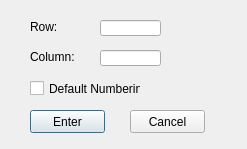
<?xml version="1.0" encoding="UTF-8"?>
<ui version="4.0">
 <class>newlayout</class>
 <widget class="QDialog" name="newlayout">
  <property name="geometry">
   <rect>
    <x>0</x>
    <y>0</y>
    <width>247</width>
    <height>149</height>
   </rect>
  </property>
  <property name="windowTitle">
   <string>Dialog</string>
  </property>
  <widget class="QLabel" name="label">
   <property name="geometry">
    <rect>
     <x>30</x>
     <y>20</y>
     <width>47</width>
     <height>13</height>
    </rect>
   </property>
   <property name="text">
    <string>Row:</string>
   </property>
  </widget>
  <widget class="QLabel" name="label_2">
   <property name="geometry">
    <rect>
     <x>30</x>
     <y>50</y>
     <width>47</width>
     <height>13</height>
    </rect>
   </property>
   <property name="text">
    <string>Column:</string>
   </property>
  </widget>
  <widget class="QPushButton" name="enterButton">
   <property name="geometry">
    <rect>
     <x>30</x>
     <y>110</y>
     <width>75</width>
     <height>23</height>
    </rect>
   </property>
   <property name="text">
    <string>Enter</string>
   </property>
  </widget>
  <widget class="QPushButton" name="cancelButton">
   <property name="geometry">
    <rect>
     <x>130</x>
     <y>110</y>
     <width>75</width>
     <height>23</height>
    </rect>
   </property>
   <property name="text">
    <string>Cancel</string>
   </property>
  </widget>
  <widget class="QLineEdit" name="rowEdit">
   <property name="geometry">
    <rect>
     <x>100</x>
     <y>20</y>
     <width>61</width>
     <height>16</height>
    </rect>
   </property>
  </widget>
  <widget class="QLineEdit" name="columnEdit">
   <property name="geometry">
    <rect>
     <x>100</x>
     <y>50</y>
     <width>61</width>
     <height>16</height>
    </rect>
   </property>
  </widget>
  <widget class="QCheckBox" name="defaultNumberingBox">
   <property name="geometry">
    <rect>
     <x>30</x>
     <y>80</y>
     <width>111</width>
     <height>17</height>
    </rect>
   </property>
   <property name="text">
    <string>Default Numbering</string>
   </property>
  </widget>
 </widget>
 <resources/>
 <connections/>
</ui>
